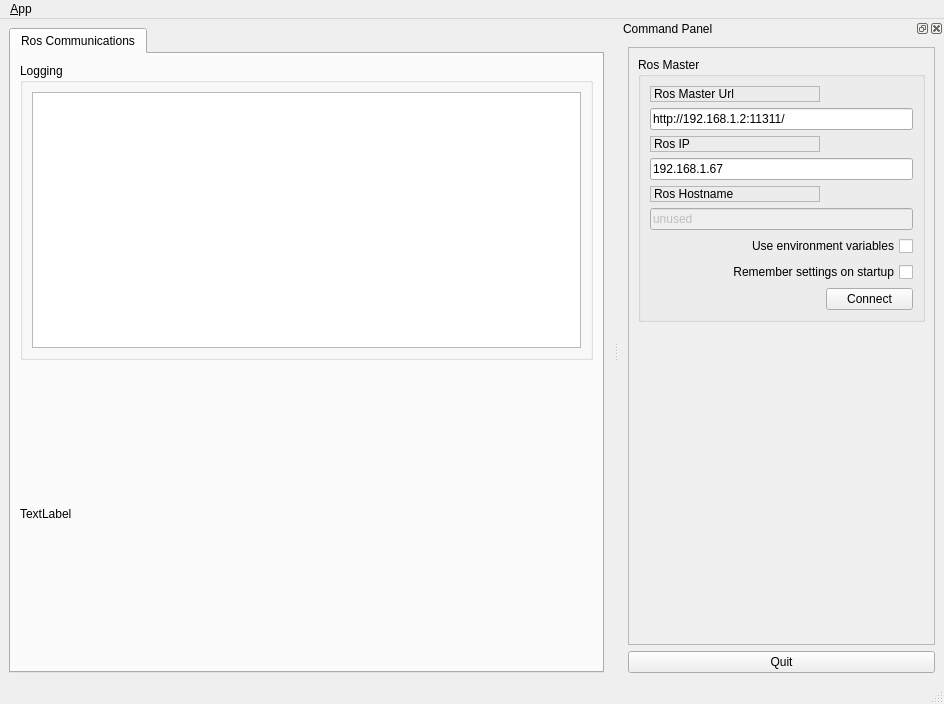
<?xml version="1.0" encoding="UTF-8"?>
<ui version="4.0">
 <class>MainWindowDesign</class>
 <widget class="QMainWindow" name="MainWindowDesign">
  <property name="geometry">
   <rect>
    <x>0</x>
    <y>0</y>
    <width>944</width>
    <height>704</height>
   </rect>
  </property>
  <property name="windowTitle">
   <string>QRosApp</string>
  </property>
  <property name="windowIcon">
   <iconset resource="../resources/images.qrc">
    <normaloff>:/images/icon.png</normaloff>:/images/icon.png</iconset>
  </property>
  <property name="locale">
   <locale language="English" country="Australia"/>
  </property>
  <widget class="QWidget" name="centralwidget">
   <layout class="QHBoxLayout">
    <item>
     <widget class="QTabWidget" name="tab_manager">
      <property name="minimumSize">
       <size>
        <width>100</width>
        <height>0</height>
       </size>
      </property>
      <property name="locale">
       <locale language="English" country="Australia"/>
      </property>
      <property name="currentIndex">
       <number>0</number>
      </property>
      <widget class="QWidget" name="tab_status">
       <attribute name="title">
        <string>Ros Communications</string>
       </attribute>
       <layout class="QVBoxLayout" name="verticalLayout_2">
        <item>
         <widget class="QGroupBox" name="groupBox_12">
          <property name="sizePolicy">
           <sizepolicy hsizetype="MinimumExpanding" vsizetype="Preferred">
            <horstretch>0</horstretch>
            <verstretch>0</verstretch>
           </sizepolicy>
          </property>
          <property name="title">
           <string>Logging</string>
          </property>
          <layout class="QGridLayout" name="gridLayout_3">
           <item row="0" column="0">
            <widget class="QListView" name="view_logging">
             <property name="sizePolicy">
              <sizepolicy hsizetype="Minimum" vsizetype="Minimum">
               <horstretch>0</horstretch>
               <verstretch>0</verstretch>
              </sizepolicy>
             </property>
            </widget>
           </item>
          </layout>
         </widget>
        </item>
        <item>
         <widget class="QLabel" name="label_image">
          <property name="text">
           <string>TextLabel</string>
          </property>
         </widget>
        </item>
       </layout>
      </widget>
     </widget>
    </item>
   </layout>
  </widget>
  <widget class="QMenuBar" name="menubar">
   <property name="geometry">
    <rect>
     <x>0</x>
     <y>0</y>
     <width>944</width>
     <height>25</height>
    </rect>
   </property>
   <widget class="QMenu" name="menu_File">
    <property name="title">
     <string>&amp;App</string>
    </property>
    <addaction name="action_Preferences"/>
    <addaction name="separator"/>
    <addaction name="actionAbout"/>
    <addaction name="actionAbout_Qt"/>
    <addaction name="separator"/>
    <addaction name="action_Quit"/>
   </widget>
   <addaction name="menu_File"/>
  </widget>
  <widget class="QStatusBar" name="statusbar"/>
  <widget class="QDockWidget" name="dock_status">
   <property name="sizePolicy">
    <sizepolicy hsizetype="Minimum" vsizetype="Preferred">
     <horstretch>0</horstretch>
     <verstretch>0</verstretch>
    </sizepolicy>
   </property>
   <property name="minimumSize">
    <size>
     <width>325</width>
     <height>395</height>
    </size>
   </property>
   <property name="allowedAreas">
    <set>Qt::RightDockWidgetArea</set>
   </property>
   <property name="windowTitle">
    <string>Command Panel</string>
   </property>
   <attribute name="dockWidgetArea">
    <number>2</number>
   </attribute>
   <widget class="QWidget" name="dockWidgetContents_2">
    <layout class="QVBoxLayout" name="verticalLayout">
     <item>
      <widget class="QFrame" name="frame">
       <property name="sizePolicy">
        <sizepolicy hsizetype="Minimum" vsizetype="Preferred">
         <horstretch>0</horstretch>
         <verstretch>0</verstretch>
        </sizepolicy>
       </property>
       <property name="frameShape">
        <enum>QFrame::StyledPanel</enum>
       </property>
       <property name="frameShadow">
        <enum>QFrame::Raised</enum>
       </property>
       <layout class="QVBoxLayout" name="verticalLayout_3">
        <item>
         <widget class="QGroupBox" name="groupBox">
          <property name="title">
           <string>Ros Master</string>
          </property>
          <layout class="QGridLayout" name="gridLayout">
           <item row="0" column="0">
            <widget class="QLabel" name="label">
             <property name="frameShape">
              <enum>QFrame::StyledPanel</enum>
             </property>
             <property name="frameShadow">
              <enum>QFrame::Raised</enum>
             </property>
             <property name="text">
              <string>Ros Master Url</string>
             </property>
            </widget>
           </item>
           <item row="1" column="0" colspan="2">
            <widget class="QLineEdit" name="line_edit_master">
             <property name="text">
              <string>http://192.168.1.2:11311/</string>
             </property>
            </widget>
           </item>
           <item row="2" column="0">
            <widget class="QLabel" name="label_2">
             <property name="frameShape">
              <enum>QFrame::StyledPanel</enum>
             </property>
             <property name="frameShadow">
              <enum>QFrame::Raised</enum>
             </property>
             <property name="text">
              <string>Ros IP</string>
             </property>
            </widget>
           </item>
           <item row="3" column="0" colspan="2">
            <widget class="QLineEdit" name="line_edit_host">
             <property name="text">
              <string>192.168.1.67</string>
             </property>
            </widget>
           </item>
           <item row="4" column="0">
            <widget class="QLabel" name="label_3">
             <property name="frameShape">
              <enum>QFrame::StyledPanel</enum>
             </property>
             <property name="frameShadow">
              <enum>QFrame::Raised</enum>
             </property>
             <property name="text">
              <string>Ros Hostname</string>
             </property>
            </widget>
           </item>
           <item row="5" column="0" colspan="2">
            <widget class="QLineEdit" name="line_edit_topic">
             <property name="enabled">
              <bool>false</bool>
             </property>
             <property name="text">
              <string>unused</string>
             </property>
            </widget>
           </item>
           <item row="6" column="0" colspan="2">
            <widget class="QCheckBox" name="checkbox_use_environment">
             <property name="layoutDirection">
              <enum>Qt::RightToLeft</enum>
             </property>
             <property name="text">
              <string>Use environment variables</string>
             </property>
            </widget>
           </item>
           <item row="7" column="0" colspan="2">
            <widget class="QCheckBox" name="checkbox_remember_settings">
             <property name="layoutDirection">
              <enum>Qt::RightToLeft</enum>
             </property>
             <property name="text">
              <string>Remember settings on startup</string>
             </property>
            </widget>
           </item>
           <item row="8" column="0">
            <spacer name="horizontalSpacer">
             <property name="orientation">
              <enum>Qt::Horizontal</enum>
             </property>
             <property name="sizeHint" stdset="0">
              <size>
               <width>170</width>
               <height>21</height>
              </size>
             </property>
            </spacer>
           </item>
           <item row="8" column="1">
            <widget class="QPushButton" name="button_connect">
             <property name="enabled">
              <bool>true</bool>
             </property>
             <property name="sizePolicy">
              <sizepolicy hsizetype="MinimumExpanding" vsizetype="Fixed">
               <horstretch>0</horstretch>
               <verstretch>0</verstretch>
              </sizepolicy>
             </property>
             <property name="toolTip">
              <string>Set the target to the current joint trajectory state.</string>
             </property>
             <property name="statusTip">
              <string>Clear all waypoints and set the target to the current joint trajectory state.</string>
             </property>
             <property name="text">
              <string>Connect</string>
             </property>
            </widget>
           </item>
          </layout>
         </widget>
        </item>
        <item>
         <spacer name="verticalSpacer_3">
          <property name="orientation">
           <enum>Qt::Vertical</enum>
          </property>
          <property name="sizeHint" stdset="0">
           <size>
            <width>20</width>
            <height>233</height>
           </size>
          </property>
         </spacer>
        </item>
       </layout>
      </widget>
     </item>
     <item>
      <widget class="QPushButton" name="quit_button">
       <property name="sizePolicy">
        <sizepolicy hsizetype="MinimumExpanding" vsizetype="Fixed">
         <horstretch>0</horstretch>
         <verstretch>0</verstretch>
        </sizepolicy>
       </property>
       <property name="text">
        <string>Quit</string>
       </property>
      </widget>
     </item>
    </layout>
   </widget>
  </widget>
  <action name="action_Quit">
   <property name="text">
    <string>&amp;Quit</string>
   </property>
   <property name="shortcut">
    <string>Ctrl+Q</string>
   </property>
   <property name="shortcutContext">
    <enum>Qt::ApplicationShortcut</enum>
   </property>
  </action>
  <action name="action_Preferences">
   <property name="text">
    <string>&amp;Preferences</string>
   </property>
  </action>
  <action name="actionAbout">
   <property name="text">
    <string>&amp;About</string>
   </property>
  </action>
  <action name="actionAbout_Qt">
   <property name="text">
    <string>About &amp;Qt</string>
   </property>
  </action>
 </widget>
 <resources>
  <include location="../resources/images.qrc"/>
 </resources>
 <connections>
  <connection>
   <sender>action_Quit</sender>
   <signal>triggered()</signal>
   <receiver>MainWindowDesign</receiver>
   <slot>close()</slot>
   <hints>
    <hint type="sourcelabel">
     <x>-1</x>
     <y>-1</y>
    </hint>
    <hint type="destinationlabel">
     <x>399</x>
     <y>299</y>
    </hint>
   </hints>
  </connection>
  <connection>
   <sender>quit_button</sender>
   <signal>clicked()</signal>
   <receiver>MainWindowDesign</receiver>
   <slot>close()</slot>
   <hints>
    <hint type="sourcelabel">
     <x>859</x>
     <y>552</y>
    </hint>
    <hint type="destinationlabel">
     <x>469</x>
     <y>299</y>
    </hint>
   </hints>
  </connection>
 </connections>
</ui>
